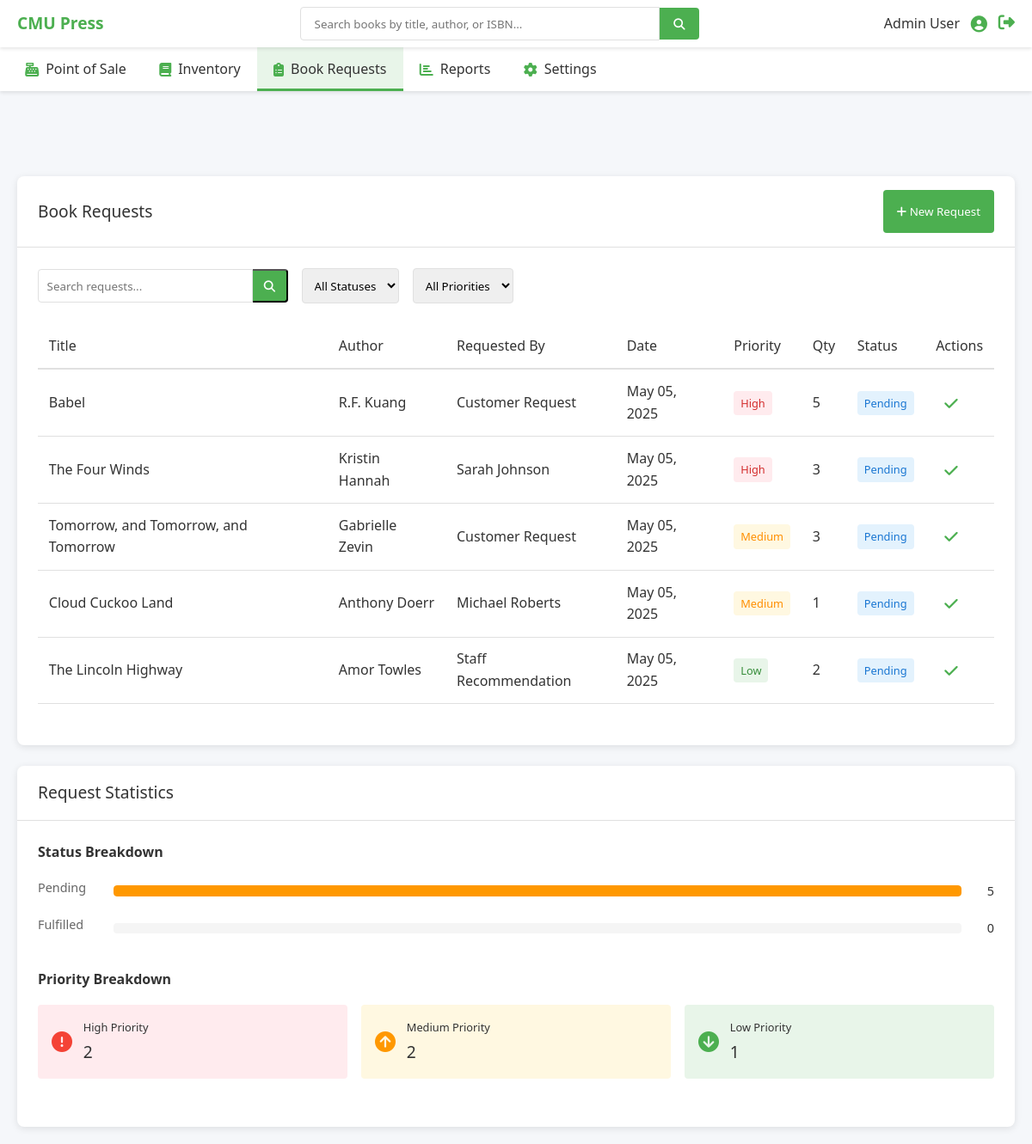
The page /index.php?tab=book_requests (signed in) on the database as committed earlier.
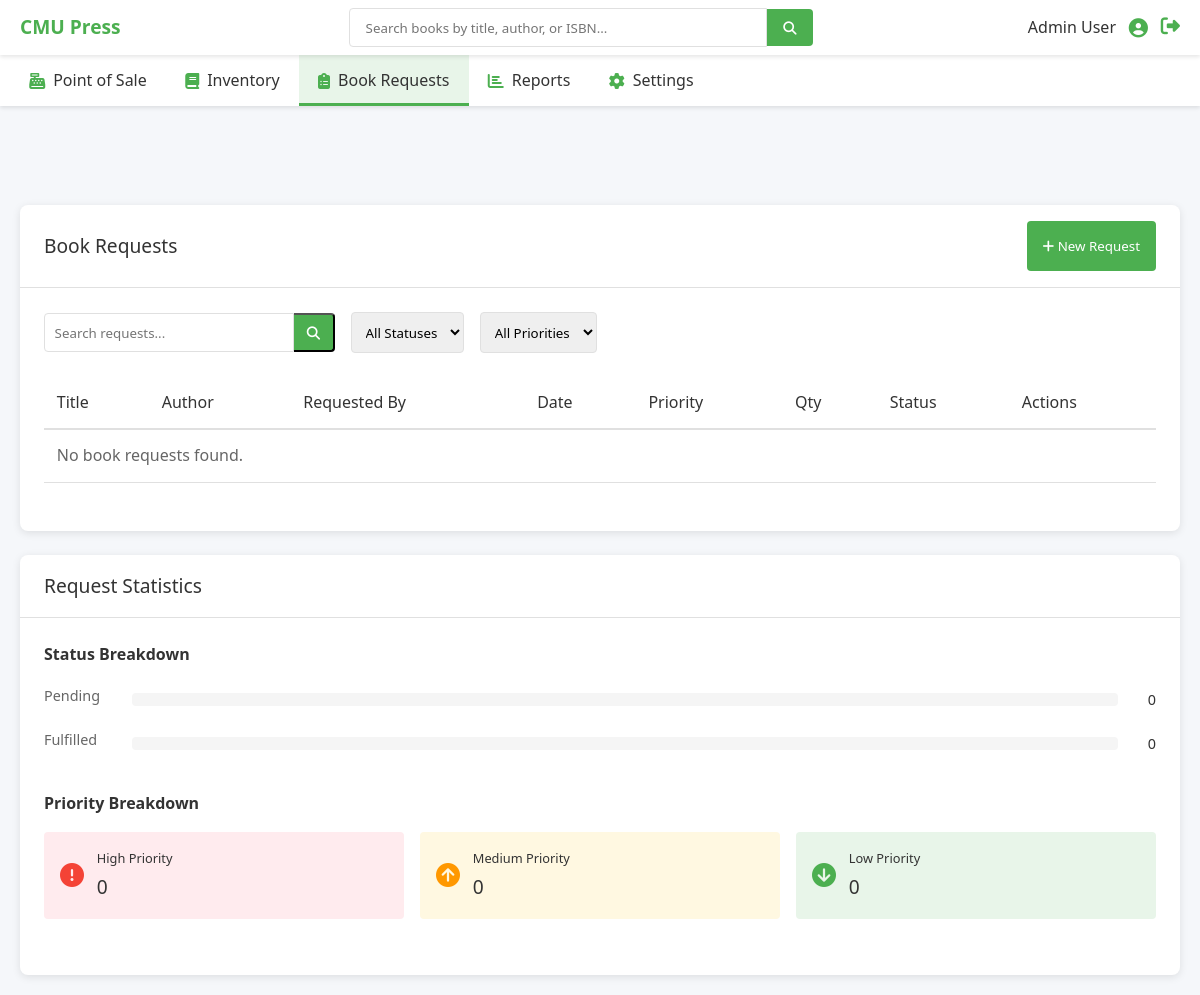
The same page on the database as committed later.
### tables this page shows
CREATE TABLE `book_requests` (
  `request_id` int(11) NOT NULL AUTO_INCREMENT,
  `title` varchar(255) NOT NULL,
  `author` varchar(255) DEFAULT NULL,
  `requested_by` varchar(255) NOT NULL,
  `request_date` timestamp NOT NULL DEFAULT current_timestamp(),
  `priority` enum('low','medium','high') NOT NULL DEFAULT 'medium',
  `quantity` int(11) NOT NULL DEFAULT 1,
  `status` enum('pending','ordered','fulfilled','cancelled') NOT NULL DEFAULT 'pending',
  PRIMARY KEY (`request_id`)
);

### pages/book_requests.php (the view, shortened to what the changed rows need)
<?php
$database = new Database();
$db = $database->getConnection();
$search = isset($_GET['search']) ? sanitizeInput($_GET['search']) : '';
$statusFilter = isset($_GET['status']) ? sanitizeInput($_GET['status']) : 'all';
$priorityFilter = isset($_GET['priority']) ? sanitizeInput($_GET['priority']) : 'all';
$page = isset($_GET['page']) ? (int)$_GET['page'] : 1;
$itemsPerPage = 10;
$query = "SELECT * FROM book_requests WHERE 1=1";
$query .= " ORDER BY
            CASE priority
                WHEN 'high' THEN 1
                WHEN 'medium' THEN 2
                WHEN 'low' THEN 3
            END,
            request_date DESC";
$offset = ($page - 1) * $itemsPerPage;
$query .= " LIMIT :offset, :limit";
$stmt = $db->prepare($query);
$stmt->bindParam(':offset', $offset, PDO::PARAM_INT);
$stmt->bindParam(':limit', $itemsPerPage, PDO::PARAM_INT);
$stmt->execute();
$requests = $stmt->fetchAll(PDO::FETCH_ASSOC);
$countQuery = "SELECT COUNT(*) as total FROM book_requests WHERE 1=1";
$countStmt = $db->prepare($countQuery);
$countStmt->execute();
$statusQuery = "SELECT status, COUNT(*) as count FROM book_requests GROUP BY status";
$statusStmt = $db->prepare($statusQuery);
$statusStmt->execute();
$statusCounts = [
    'pending' => 0,
    'fulfilled' => 0
];
while ($row = $statusStmt->fetch(PDO::FETCH_ASSOC)) {
    if ($row['status'] === 'pending' || $row['status'] === 'fulfilled') {
        $statusCounts[$row['status']] = $row['count'];
    }
}
$totalRequests = array_sum($statusCounts);
$priorityQuery = "SELECT priority, COUNT(*) as count FROM book_requests WHERE status = 'pending' GROUP BY priority";
$priorityStmt = $db->prepare($priorityQuery);
$priorityStmt->execute();
$priorityCounts = [
    'high' => 0,
    'medium' => 0,
    'low' => 0
];
while ($row = $priorityStmt->fetch(PDO::FETCH_ASSOC)) {
    $priorityCounts[$row['priority']] = $row['count'];
}
?>
<section id="book_requests" class="tab-content active">
    <div class="container">
        <div class="left-column">
            <div class="card">
                <div class="card-header">
                    <h2>Book Requests</h2>
                    <div class="header-actions">
                        <button id="add-request-btn" class="btn-primary">
                            <i class="fas fa-plus"></i> New Request
                        </button>
                    </div>
                </div>
                <div class="card-body">
                    <div class="filters">
                        <form action="" method="get" class="filter-form">
                            <div class="filter-group">
                                <input type="text" name="search" placeholder="Search requests..." value="<?php echo $search; ?>">
                                <button type="submit"><i class="fas fa-search"></i></button>
                            </div>
                            <div class="filter-group">
                                <select name="status" id="status-filter">
                                    <option value="all" <?php echo $statusFilter === 'all' ? 'selected' : ''; ?>>All Statuses</option>
                                </select>
                            </div>
                            <div class="filter-group">
                                <select name="priority" id="priority-filter">
                                    <option value="all" <?php echo $priorityFilter === 'all' ? 'selected' : ''; ?>>All Priorities</option>
                                </select>
                            </div>
                        </form>
                    </div>
                    <div class="requests-table-wrapper">
                        <table class="requests-table">
                            <thead>
                                <tr>
                                    <th>Title</th>
                                    <th>Author</th>
                                    <th>Requested By</th>
                                    <th>Date</th>
                                    <th>Priority</th>
                                    <th>Qty</th>
                                    <th>Status</th>
                                    <th>Actions</th>
                                </tr>
                            </thead>
                            <tbody>
                                <?php if (empty($requests)): ?>
                                    <tr>
                                        <td colspan="8" class="no-data">No book requests found.</td>
                                    </tr>
                                <?php else: ?>
                                    <?php foreach ($requests as $request): ?>
                                        <tr data-id="<?php echo $request['request_id']; ?>">
                                            <td><?php echo htmlspecialchars($request['title']); ?></td>
                                            <td><?php echo htmlspecialchars($request['author']); ?></td>
                                            <td><?php echo htmlspecialchars($request['requested_by']); ?></td>
                                            <td><?php echo date('M d, Y', strtotime($request['request_date'])); ?></td>
                                            <td>
                                                <span class="priority <?php echo $request['priority']; ?>-priority">
                                                    <?php echo ucfirst($request['priority']); ?>
                                                </span>
                                            </td>
                                            <td><?php echo $request['quantity']; ?></td>
                                            <td>
                                                <span class="status <?php echo $request['status']; ?>">
                                                    <?php echo ucfirst($request['status']); ?>
                                                </span>
                                            </td>
                                            <td class="actions">
                                                <?php if ($request['status'] === 'pending'): ?>
                                                    <button class="fulfill-request-btn" data-id="<?php echo $request['request_id']; ?>" title="Mark as Fulfilled">
                                                        <i class="fas fa-check"></i>
                                                    </button>
                                                <?php endif; ?>
                                            </td>
                                        </tr>
                                    <?php endforeach; ?>
                                <?php endif; ?>
                            </tbody>
                        </table>
                    </div>
                </div>
            </div>
        </div>
        <div class="right-column">
            <div class="card">
                <div class="card-header">
                    <h2>Request Statistics</h2>
                </div>
                <div class="card-body">
                    <div class="stat-section">
                        <h3>Status Breakdown</h3>
                        <div class="stat-bars">
                            <div class="stat-bar">
                                <div class="stat-label">Pending</div>
                                <div class="bar-container">
                                    <div class="bar" style="width: <?php echo $totalRequests > 0 ? ($statusCounts['pending'] / $totalRequests * 100) . '%' : '0%'; ?>; background-color: #ff9800;"></div>
                                </div>
                                <div class="stat-value"><?php echo $statusCounts['pending']; ?></div>
                            </div>
                            <div class="stat-bar">
                                <div class="stat-label">Fulfilled</div>
                                <div class="bar-container">
                                </div>
                                <div class="stat-value"><?php echo $statusCounts['fulfilled']; ?></div>
                            </div>
                        </div>
                    </div>
                    <div class="stat-section">
                        <h3>Priority Breakdown</h3>
                        <div class="priority-stats">
                            <div class="priority-stat high">
                                <div class="priority-icon"><i class="fas fa-exclamation-circle"></i></div>
                                <div class="priority-details">
                                    <div class="priority-label">High Priority</div>
                                    <div class="priority-value"><?php echo $priorityCounts['high']; ?></div>
                                </div>
                            </div>
                            <div class="priority-stat medium">
                                <div class="priority-icon"><i class="fas fa-arrow-circle-up"></i></div>
                                <div class="priority-details">
                                    <div class="priority-label">Medium Priority</div>
                                    <div class="priority-value"><?php echo $priorityCounts['medium']; ?></div>
                                </div>
                            </div>
                            <div class="priority-stat low">
                                <div class="priority-icon"><i class="fas fa-arrow-circle-down"></i></div>
                                <div class="priority-details">
                                    <div class="priority-label">Low Priority</div>
                                    <div class="priority-value"><?php echo $priorityCounts['low']; ?></div>
                                </div>
                            </div>
                        </div>
                    </div>
                </div>
            </div>
        </div>
    </div>
</section>

Rows that differ between the two databases and show on the page:
removed book_requests: title "Babel", author "R.F. Kuang", requested_by "Customer Request", request_date "May 05, 2025", priority "High", quantity "5", status "Pending"
removed book_requests: title "The Four Winds", author "Kristin Hannah", requested_by "Sarah Johnson", request_date "May 05, 2025", priority "High", quantity "3", status "Pending"
removed book_requests: title "Tomorrow, and Tomorrow, and Tomorrow", author "Gabrielle Zevin", requested_by "Customer Request", request_date "May 05, 2025", priority "Medium", quantity "3", status "Pending"
removed book_requests: title "Cloud Cuckoo Land", author "Anthony Doerr", requested_by "Michael Roberts", request_date "May 05, 2025", priority "Medium", quantity "1", status "Pending"
removed book_requests: title "The Lincoln Highway", author "Amor Towles", requested_by "Staff Recommendation", request_date "May 05, 2025", priority "Low", quantity "2", status "Pending"
Other text that changed with them:
$statusCounts['pending']: "5" → "0"
$priorityCounts['high']: "2" → "0"
$priorityCounts['medium']: "2" → "0"
$priorityCounts['low']: "1" → "0"
text now shown: "No book requests found."
